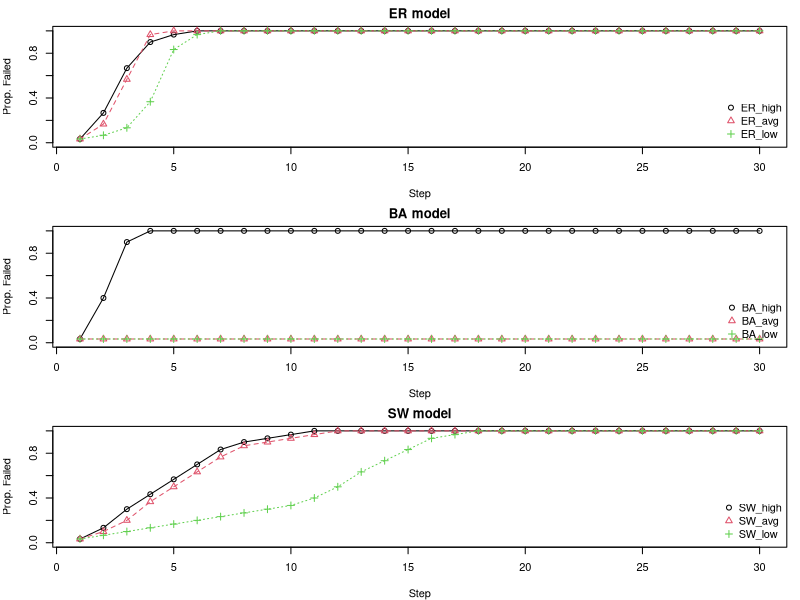
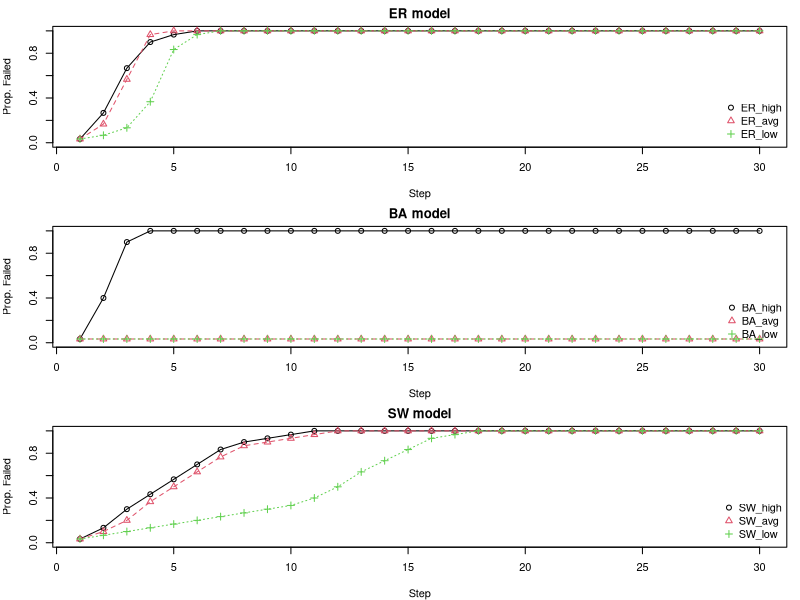

Recreate these plots in R, in order.
## ---- chunk 1
#| message: false
library(ggplot2)
library(tidyr)
library(dplyr)
library(igraph)
## ---- chunk 2
### "Complex" Xiang Cascade 

cascade.Xiang = function(g, beta = 1, T = 1.2, alpha = 1, max.steps = 10000) {
  N = vcount(g)
  deg = igraph::degree(g)
  # Load is based on beta, alpha, and degree
  load0 = beta * (deg^alpha)
  cap = T * load0
  # Choose high, average, and lowest degree vertices
  high = which.max(deg)
  low = which.min(deg)
  avg = which.min(abs(deg - mean(deg)))[1]
  seeds = list(High=high, Average=avg, Low=low)
  results = lapply(seeds, function(seed) {
    load = load0
    failed = logical(N)
    # Kill the target
    # Find neighbors
    # Distribute failure to other neighbors
    # High degree neighbors take more load
    failed[seed] = TRUE
    nbrs = as.integer(neighbors(g,seed))
    if (length(nbrs)) {
      wts = deg[nbrs]^alpha
      load[nbrs] = load[nbrs] + load[seed]*(wts/sum(wts))
    }
    load[seed] = 0
    
    series = sum(failed)/N
    t = 1
    while (t < max.steps) {
      to_fail = which(!failed & (load > cap))
      if (!length(to_fail)) break
      for (v in to_fail) {
        failed[v] = TRUE
        nbrs2 = setdiff(as.integer(neighbors(g,v)), which(failed))
        if (length(nbrs2)) {
          w2 = deg[nbrs2]^alpha
          load[nbrs2] = load[nbrs2] + load[v]*(w2/sum(w2))
        }
        load[v] = 0
      }
      t = t+1
      series[t] = sum(failed)/N
    }
    series
  })
  
  names(results) = names(seeds)
  results
}
## ---- chunk 3
sim.funk = function(rep_id, n_nodes) {
  set.seed(15846 + rep_id) 
  g_ba = sample_pa(n = n_nodes, power = 1, m = 2, directed = FALSE)
  g_er = sample_gnm(n = n_nodes, m = ecount(g_ba), directed = FALSE)
  g_sw = sample_smallworld(dim = 1, size = n_nodes, nei = floor(ecount(g_ba)/n_nodes), p = 0.05)
  ER.set = cascade.Xiang(g_er, beta = 1, T = 1.2, alpha = 1, max.steps = 1000)
  BA.set = cascade.Xiang(g_ba, beta = 1, T = 1.2, alpha = 1, max.steps = 1000)
  SW.set = cascade.Xiang(g_sw, beta = 1, T = 1.2, alpha = 1, max.steps = 1000)
  list(
    ER_high = ER.set$High,
    ER_avg  = ER.set$Average,
    ER_low  = ER.set$Low,
    BA_high = BA.set$High,
    BA_avg  = BA.set$Average,
    BA_low  = BA.set$Low,
    SW_high = SW.set$High,
    SW_avg  = SW.set$Average,
    SW_low  = SW.set$Low
  )
}
## ---- chunk 4
n_nodes = 30
results = sim.funk(34, n_nodes = n_nodes)
models = c("ER","BA","SW")
max_len = 30
op = par(mfrow=c(3,1), mar=c(4,4,2,1))

for(m in models) {
  idx = grep(paste0("^", m, "_"), names(results))
  raw = results[idx]
  mat = sapply(raw, function(v) {
    L = length(v)
    if (L < max_len) {
      c(v, rep(v[L], max_len - L))
    } else {
      v[1:max_len]
    }
  })
  
  matplot(1:max_len, mat,
          type = "o", pch = 1:3,
          col = 1:3, xlab = "Step",
          ylab = "Prop. Failed",
          main = paste(m, "model"),
          xlim = c(1, max_len),
          ylim = c(0, 1))
  legend("bottomright", legend = names(results)[idx],
         col = 1:3, pch = 1:3, bty = "n")
}
par(op)
## ---- chunk 5
#| message: false
library(ggplot2)
library(tidyr)
library(dplyr)
library(igraph)
## ---- chunk 6
### "Complex" Xiang Cascade 

cascade.Xiang = function(g, beta = 1, T = 1.2, alpha = 1, max.steps = 10000) {
  N = vcount(g)
  deg = igraph::degree(g)
  # Load is based on beta, alpha, and degree
  load0 = beta * (deg^alpha)
  cap = T * load0
  # Choose high, average, and lowest degree vertices
  high = which.max(deg)
  low = which.min(deg)
  avg = which.min(abs(deg - mean(deg)))[1]
  seeds = list(High=high, Average=avg, Low=low)
  results = lapply(seeds, function(seed) {
    load = load0
    failed = logical(N)
    # Kill the target
    # Find neighbors
    # Distribute failure to other neighbors
    # High degree neighbors take more load
    failed[seed] = TRUE
    nbrs = as.integer(neighbors(g,seed))
    if (length(nbrs)) {
      wts = deg[nbrs]^alpha
      load[nbrs] = load[nbrs] + load[seed]*(wts/sum(wts))
    }
    load[seed] = 0
    
    series = sum(failed)/N
    t = 1
    while (t < max.steps) {
      to_fail = which(!failed & (load > cap))
      if (!length(to_fail)) break
      for (v in to_fail) {
        failed[v] = TRUE
        nbrs2 = setdiff(as.integer(neighbors(g,v)), which(failed))
        if (length(nbrs2)) {
          w2 = deg[nbrs2]^alpha
          load[nbrs2] = load[nbrs2] + load[v]*(w2/sum(w2))
        }
        load[v] = 0
      }
      t = t+1
      series[t] = sum(failed)/N
    }
    series
  })
  
  names(results) = names(seeds)
  results
}
## ---- chunk 7
sim.funk = function(rep_id, n_nodes) {
  set.seed(15846 + rep_id) 
  g_ba = sample_pa(n = n_nodes, power = 1, m = 2, directed = FALSE)
  g_er = sample_gnm(n = n_nodes, m = ecount(g_ba), directed = FALSE)
  g_sw = sample_smallworld(dim = 1, size = n_nodes, nei = floor(ecount(g_ba)/n_nodes), p = 0.05)
  ER.set = cascade.Xiang(g_er, beta = 1, T = 1.2, alpha = 1, max.steps = 1000)
  BA.set = cascade.Xiang(g_ba, beta = 1, T = 1.2, alpha = 1, max.steps = 1000)
  SW.set = cascade.Xiang(g_sw, beta = 1, T = 1.2, alpha = 1, max.steps = 1000)
  list(
    ER_high = ER.set$High,
    ER_avg  = ER.set$Average,
    ER_low  = ER.set$Low,
    BA_high = BA.set$High,
    BA_avg  = BA.set$Average,
    BA_low  = BA.set$Low,
    SW_high = SW.set$High,
    SW_avg  = SW.set$Average,
    SW_low  = SW.set$Low
  )
}
## ---- chunk 8
n_nodes = 30
results = sim.funk(34, n_nodes = n_nodes)
models = c("ER","BA","SW")
max_len = 30
op = par(mfrow=c(3,1), mar=c(4,4,2,1))

for(m in models) {
  idx = grep(paste0("^", m, "_"), names(results))
  raw = results[idx]
  mat = sapply(raw, function(v) {
    L = length(v)
    if (L < max_len) {
      c(v, rep(v[L], max_len - L))
    } else {
      v[1:max_len]
    }
  })
  
  matplot(1:max_len, mat,
          type = "o", pch = 1:3,
          col = 1:3, xlab = "Step",
          ylab = "Prop. Failed",
          main = paste(m, "model"),
          xlim = c(1, max_len),
          ylim = c(0, 1))
  legend("bottomright", legend = names(results)[idx],
         col = 1:3, pch = 1:3, bty = "n")
}
par(op)
## ---- chunk 9

